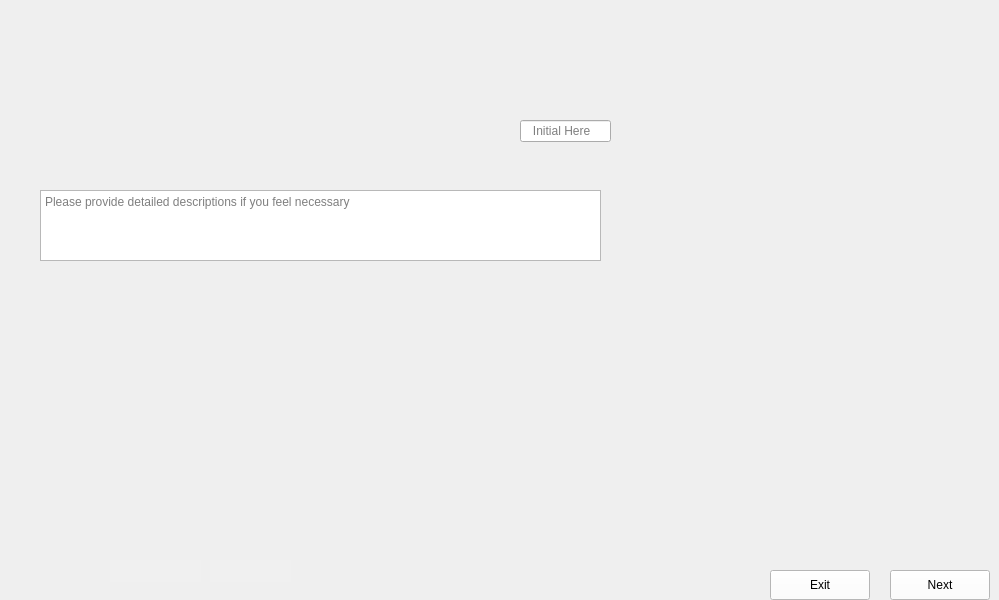
      <widget class="QWidget" name="PreLap_First_Epoxy_Fill_3">
       <property name="maximumSize">
        <size>
         <width>1024</width>
         <height>600</height>
        </size>
       </property>
       <property name="styleSheet">
        <string notr="true">border-image: url(:/images/images/Pre_Lap_First_Epoxy_Fill_3.png);</string>
       </property>
       <widget class="QLineEdit" name="PreLap_First_Epoxy_Fill_3_Data">
        <property name="geometry">
         <rect>
          <x>520</x>
          <y>120</y>
          <width>91</width>
          <height>22</height>
         </rect>
        </property>
        <property name="styleSheet">
         <string notr="true">border-image:None;</string>
        </property>
        <property name="placeholderText">
         <string>   Initial Here</string>
        </property>
       </widget>
       <widget class="QTextEdit" name="PreLap_First_Epoxy_Fill_3_Comments">
        <property name="geometry">
         <rect>
          <x>40</x>
          <y>190</y>
          <width>561</width>
          <height>71</height>
         </rect>
        </property>
        <property name="styleSheet">
         <string notr="true">border-image:None;</string>
        </property>
        <property name="placeholderText">
         <string>Please provide detailed descriptions if you feel necessary </string>
        </property>
       </widget>
       <widget class="QLineEdit" name="PreLap_First_Epoxy_Fill_3_Initials">
        <property name="geometry">
         <rect>
          <x>210</x>
          <y>560</y>
          <width>81</width>
          <height>22</height>
         </rect>
        </property>
        <property name="styleSheet">
         <string notr="true">QLineEdit{
background-color: rgb(240, 240, 240);
border: none;
border-image:None;
}</string>
        </property>
       </widget>
       <widget class="QLineEdit" name="PreLap_First_Epoxy_Fill_3_Dates">
        <property name="geometry">
         <rect>
          <x>110</x>
          <y>560</y>
          <width>91</width>
          <height>22</height>
         </rect>
        </property>
        <property name="styleSheet">
         <string notr="true">QLineEdit{
background-color: rgb(240, 240, 240);
border: none;
border-image:None;
}</string>
        </property>
       </widget>
       <widget class="QPushButton" name="PreLap_First_Epoxy_Fill_3_Next">
        <property name="geometry">
         <rect>
          <x>890</x>
          <y>570</y>
          <width>100</width>
          <height>30</height>
         </rect>
        </property>
        <property name="styleSheet">
         <string notr="true">QPushButton{
background-color: rgb(255, 255, 255);
height: 35px;
border-image:None;
}
QPushButton::hover{
background-color: rgb(0, 0, 255);
}
QPushButton:pressed{
padding-top:7px;
padding-top:7px;
}</string>
        </property>
        <property name="text">
         <string>Next</string>
        </property>
       </widget>
       <widget class="QPushButton" name="PreLap_First_Epoxy_Fill_3_Back">
        <property name="geometry">
         <rect>
          <x>770</x>
          <y>570</y>
          <width>100</width>
          <height>30</height>
         </rect>
        </property>
        <property name="styleSheet">
         <string notr="true">QPushButton{
background-color: rgb(255, 255, 255);
height: 35px;
border-image:None;
}
QPushButton::hover{
background-color: rgb(0, 0, 255);
}
QPushButton:pressed{
padding-top:7px;
padding-top:7px;
}</string>
        </property>
        <property name="text">
         <string>Exit</string>
        </property>
       </widget>
      </widget>
